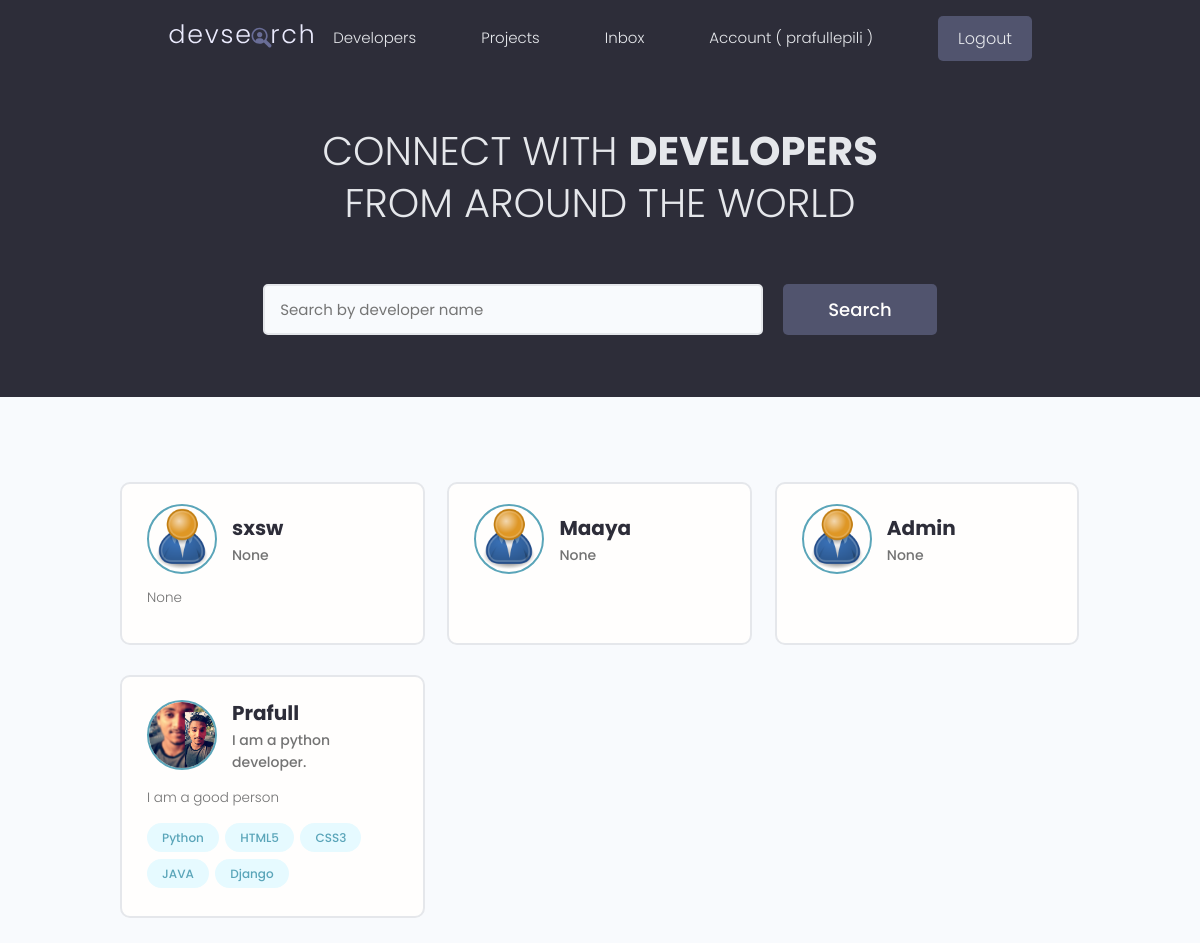
The app's page / (signed in) with its own data.
### users/models.py (models this page shows, shortened)
class Profile(models.Model):
    user = models.OneToOneField(User,on_delete=models.SET_NULL,null=True,blank=True)
    name = models.CharField(max_length=200,blank=True, null=True)
    email = models.EmailField(max_length=400,blank=False,null=True)
    bio = models.TextField(blank=True,null=True)
    username = models.CharField(max_length=200,blank=True, null=True)
    location = models.CharField(max_length=200,blank=True, null=True)
    short_intro = models.CharField(max_length=200,blank=True,null=True)
    profile_image = models.ImageField(blank=True,null=True,upload_to='profiles/',default="profiles/user-default.png")
    social_github = models.CharField(max_length=200,blank=True, null=True)
    social_twitter = models.CharField(max_length=200,blank=True, null=True)
    social_linkedin = models.CharField(max_length=200,blank=True, null=True)
    social_youtube = models.CharField(max_length=200,blank=True, null=True)
    social_website = models.CharField(max_length=200,blank=True, null=True)
    created = models.DateTimeField(auto_now_add=True)
    id = models.UUIDField(default=uuid.uuid4, unique=True,primary_key=True, editable=False)
    class Meta:
        ordering = ['-created']
    def userProfile(self):
        if self.profile_image:
            p = os.getcwd()+f"/static{self.profile_image.url}"
            print(p,"#")
            if os.path.isfile(p):
                print(p,"@")
                return self.profile_image.url
            else:
                return f"/images/profiles/user-default.png"
        return f"/images/profiles/user-default.png"

class Skill(models.Model):
    owner = models.ForeignKey(Profile, on_delete=models.CASCADE, null=True, blank=True)
    name = models.CharField(max_length=100,blank=True, null=True)
    description = models.TextField(max_length=300,blank=True,null=True)
    id = models.UUIDField(default=uuid.uuid4, unique=True,primary_key=True, editable=False)
    def __str__(self):
        return str(self.name)

### users/views.py (the view)
# urls.py: path('',views.profiles,name='profiles'),
def profiles(request):
    profiles, search_query = searchProfiles(request)
    custom_paginator, profiles = paginateProfiles(request,profiles,6)
    context = {"profiles":profiles, "search_query":search_query, 'custom_paginator':custom_paginator}
    if request.user.is_authenticated:
        try:
            new_msg_count = request.user.profile.messages.all().filter(is_read=False).count()
            context['unreadCount'] = new_msg_count
        except:
            context['unreadCount'] = ""
    return render(request,'users/profiles.html',context)

### users/utils.py (called while the page is built)
def paginateProfiles(request, profiles, results):
    page = request.GET.get('page')
    paginator = Paginator(profiles,results)
    try:
        profiles = paginator.page(page)
    except PageNotAnInteger:
        page = 1
        profiles = paginator.page(page)
    except EmptyPage:
        page = paginator.num_pages
        profiles = paginator.page(int(page))
    leftIndex = (int(page) - 1)
    if leftIndex < 1:
        leftIndex = 1
    rightIndex = (int(page) + 2)
    if rightIndex > paginator.num_pages:
        rightIndex = paginator.num_pages + 1
    custom_paginator = range(leftIndex,rightIndex)
    return custom_paginator, profiles,

def searchProfiles(request):
    search_query = ""
    if request.GET.get('search_query'):
        search_query = str(request.GET.get('search_query')).strip(' ')
    skills = Skill.objects.filter(name__icontains=search_query)
    if settings.mongoDB:
        profiles = Profile.objects.filter(
            Q(name__icontains=search_query) |
            Q(short_intro__icontains=search_query) |
            Q(social_github__icontains=search_query)
        )
    else:
        profiles = Profile.objects.distinct().filter(
        Q(name__icontains=search_query) |
        Q(short_intro__icontains=search_query) |
        Q(skill__in=skills)
        )
    return profiles, search_query

### users/templates/users/profiles.html (shortened to what this page needs)
{% extends 'main.html' %}
{% load static %}
{% block content %}
  <main class="home">
    <section class="hero-section text-center">
      <div class="container container--narrow">
        <div class="hero-section__box">
          <h2>CONNECT WITH <span>DEVELOPERS</span></h2>
          <h2>FROM AROUND THE WORLD</h2>
        </div>
        <div class="hero-section__search">
          <form class="form" id="searchForm" action="{% url 'profiles' %}" method="get">
            <div class="form__field">
              <input class="input input--text" id="formInput#search" type="text" name="search_query"
                placeholder="Search by developer name" value="{{search_query}}" />
            </div>
            <input class="btn btn--sub btn--lg" type="submit" value="Search" />
          </form>
        </div>
      </div>
    </section>
    <section class="devlist">
      <div class="container">
        <div class="grid grid--three">
          {% for profile in profiles  %}
          <div class="column card">
            <div class="dev">
              <a href="{% url 'user-profile' profile.id %}" class="card__body">
                <div class="dev__profile">
                  <img class="avatar avatar--md" src="{% static profile.userProfile %}" />
                <div class="dev__meta">
                    <h3>{{profile.name}}</h3>
                    <h5>{{profile.short_intro|slice:"50"}}</h5>
                  </div>
                </div>
                <p class="dev__info">
                    {{profile.bio|slice:"150"}}
                </p>
                <div class="dev__skills">
                  {% for skill in profile.skill_set.all%}
                  <span class="tag tag--pill tag--main">
                    <small>{{skill}}</small>
                  </span>
                  {% endfor %}
                </div>
              </a>
            </div>
          </div>
          {% endfor %}
        </section>
  </main>
{% endblock content %}

### templates/navbar.html (shortened to what this page needs)
{% load static %}
<header class="header">
  <div class="container container--narrow" style="hight:auto;">
    <a href="{% url 'profiles' %}" class="header__logo">
      <img src="{% static 'images/logo.svg' %}" alt="DevSearch Logo" />
    </a>
    <nav class="header__nav">
      <ul class="header__menu">
        <li class="header__menuItem"><a href="{% url 'profiles' %}">Developers</a></li>
        <li class="header__menuItem"><a href="{% url 'projects' %}">Projects</a></li>
        {% if request.user.is_authenticated %}
        <li class="header__menuItem"><a href="{% url 'inbox' %}">
            Inbox </a></li>
        {% endif %}
        {% if request.user.is_authenticated %}
        <li class="header__menuItem"><a href="{% url 'account' %}">Account ( {{request.user}} )</a></li>
        <li class="header__menuItem"><a href="{% url 'logout' %}" class="btn btn--sub">Logout</a></li>
        {% else %}
        <li class="header__menuItem"><a href="{% url 'login' %}" class="btn btn--sub">Login/Sign Up</a></li>
        {% endif %}
      </ul>
    </nav>
  </div>
</header>

### static/styles/app.css (style rules this page uses)
:root { --color-sub: #2d2d39; }
.btn--sub { background-color: var(--color-sub-light); }
.card { border: 2px solid var(--color-light); }
img { width: 100%; }
.header { position: sticky; z-index: 111; background-color: var(--color-sub); padding: 1.5rem 0; }
.header>.container { display: flex; justify-content: space-between; align-items: center; }
.header__logo>img { height: 3.8rem; }
.header__nav>ul { display: inline-flex; align-items: center; list-style: none; gap: 6.5rem; }
.header__menuItem>a { color: var(--color-light); font-weight: 300; }
.hero-section { height: 40vh; display: flex; align-items: center; background-color: var(--color-sub); }
.hero-section__box { margin-bottom: 4rem; }
.hero-section__box>h2, .hero-section__box>h2>span { font-size: 4rem; color: var(--color-light); line-height: 1.3; text-transform: uppercase; }
.hero-section__box>h2 { font-weight: 300; }
.hero-section__box>h2>span { font-weight: 700; }
.hero-section__search>.form { display: flex; align-items: center; justify-content: center; gap: 2rem; }
.hero-section__search>.form input.input--text { width: 50rem; }
.devlist { margin-top: 8rem; }
.devlist .grid { align-items: stretch; }
.devlist .dev .dev__profile { display: flex; align-items: center; gap: 1.5rem; }
.devlist .dev .dev__meta h3 { color: var(--color-sub); font-size: 2rem; font-weight: 700; }
.devlist .dev .dev__meta h5 { color: var(--color-text); font-size: 1.4rem; font-weight: 500; }
.devlist .dev .dev__info { margin: 1.5rem 0; font-size: 1.35rem; line-height: 1.4; text-align: justify; }

### static/uikit/styles/modules/_variables.css (style rules this page uses)
:root { --color-main: #5aa5b9; --color-main-light: #e6faff; --color-sub: #3f4156; --color-sub-light: #51546e; --color-sub-lighter: #ededfd; --color-text: #737373; --color-gray: #8b8b8b; --color-light: #e5e7eb; --color-light-gray: #767676; --color-bg: #f8fafd; --color-white: #fffefd; --color-white-light: #f3f3f3; --color-success: #359e64; --color-success-bg: #def8e8; --color-error: #fc4b0b; --color-error-bg: #fff2ee; --font-base: 'Poppins', arial, helvetica, 'Segoe UI', roboto, ubuntu, sans-serif; --font-monospace: 'Fira Code', 'Courier New', courier, monospace; --font-regular: 300; --font-medium: 500; --font-bold: 700; --generic-shadow: 1px 1px 5px #00000010; --generic-transition: all 0.3s ease-in-out; }

### static/uikit/styles/modules/_base.css (style rules this page uses)
* { margin: 0; padding: 0; box-sizing: border-box; text-rendering: optimizeLegibility; color: inherit; font-size: inherit; }
html { font-size: 50%; }
@media only screen and (min-width: 480px) { html { font-size: 56.25%; } }
@media only screen and (min-width: 1200px) { html { font-size: 62.5%; } }
body { line-height: 1.6; font-weight: 400; font-size: 1.5rem; color: var(--color-text); background-color: var(--color-bg); min-height: 100vh; }

### static/uikit/styles/modules/_typography.css (style rules this page uses)
* { font-family: var(--font-base); }
h2 { font-size: 3.6rem; font-weight: var(--font-bold); }
h3 { font-size: 3.2rem; font-weight: var(--font-medium); }
h5 { font-size: 2.4rem; font-weight: var(--font-medium); }
h5, h6 { font-weight: var(--font-regular); }
p, span, strong { font-size: 1.6rem; color: var(--color-text); font-weight: var(--font-regular); }
a { padding-bottom: 2px; text-decoration: none; display: inline-block; color: var(--color-main); font-weight: var(--font-medium); }

### static/uikit/styles/modules/_utilities.css (style rules this page uses)
.container { width: 92%; max-width: 165rem; margin: 0 auto; box-sizing: border-box; }
.container--narrow { width: 92%; max-width: 120rem; }
@media screen and (min-width: 1000px) { .container { width: 90%; } }
@media screen and (min-width: 1000px) { .container--narrow { width: 85%; } }
@media screen and (min-width: 1200px) { .container { width: 80%; } }
@media screen and (min-width: 1200px) { .container--narrow { width: 72%; } }
.text-center { text-align: center; }

### static/uikit/styles/modules/_avatar.css (style rules this page uses)
.avatar { border-radius: 50%; border: 2px solid var(--color-main); object-fit: cover; }
.avatar--md { height: 7rem; width: 7rem; }

### static/uikit/styles/modules/_button.css (style rules this page uses)
.btn { display: inline-block; position: relative; cursor: pointer; background-color: var(--color-light); font-weight: var(--font-medium); color: var(--color-sub); text-decoration: none; padding: 1rem 2rem; border-radius: 0.5rem; border: none; width: -webkit-fit-content; width: -moz-fit-content; width: fit-content; height: -webkit-fit-content; height: -moz-fit-content; height: fit-content; font-size: 1.6rem; outline-width: 0; outline-color: transparent; -webkit-backface-visibility: hidden; backface-visibility: hidden; transition: all 0.3s ease-in-out; }
.btn--sub { background-color: var(--color-sub); color: var(--color-white); }
.btn--lg { font-size: 1.8rem; padding: 1.2rem 4.5rem; }

### records on screen
Profile: profile_image (placeholder picture), name "sxsw", short_intro "None", bio "None"
Profile: profile_image (placeholder picture), name "Maaya", short_intro "None"
Profile: name "Admin", short_intro "None"
Profile: profile_image (picture), name "Prafull", short_intro "I am a python developer.", bio "I am a good person"
Skill: name "Python"
Skill: name "HTML5"
Skill: name "CSS3"
Skill: name "JAVA"
Skill: name "Django"

### other values on screen
{{ request.user }} "prafullepili"
